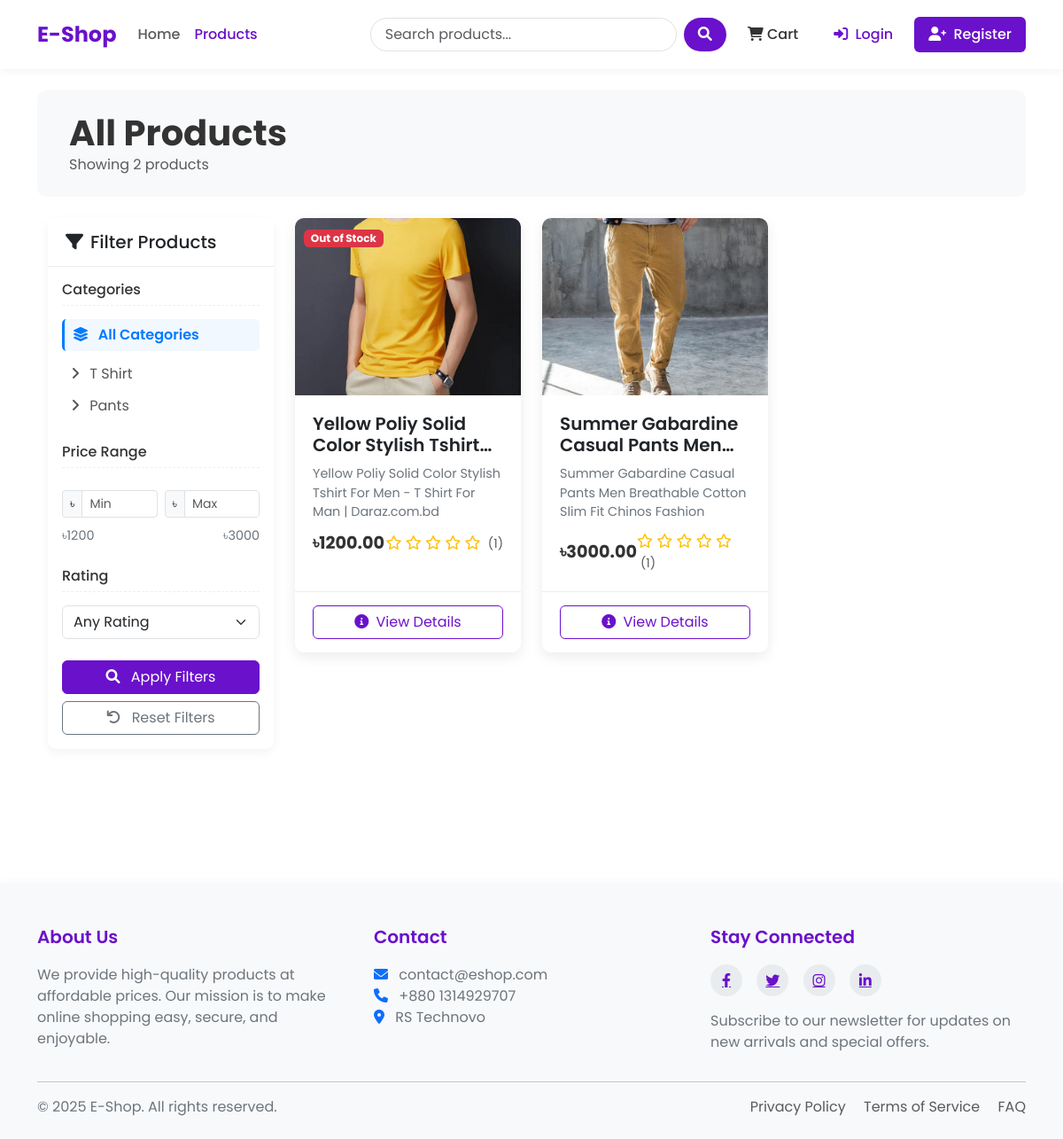
Screenshot of /products/ with the database file from the repository.
### shop/models.py (models this page shows, shortened)
class Category(models.Model):
    name = models.CharField(max_length=100)
    slug = models.SlugField(max_length=100, unique=True)
    description = models.TextField()
    class Meta:
        verbose_name_plural = 'Categories'

class Product(models.Model):
    name = models.CharField(max_length=100)
    slug = models.SlugField(max_length=200, unique=True)
    category = models.ForeignKey(Category, on_delete=models.CASCADE, related_name='products')
    description = models.TextField()
    price = models.DecimalField(max_digits=10, decimal_places=2) # 405.99
    stock = models.PositiveBigIntegerField(default=1)
    available = models.BooleanField(default=True)
    created_at = models.DateTimeField(auto_now_add=True)
    updated_at = models.DateTimeField(auto_now=True)
    image = models.ImageField(upload_to='products/%Y/%m/%d') # products/25/10/2025

### shop/views.py (the view, shortened to what this page needs)
# urls.py: path("products/", views.product_list, name="product_list"),
def product_list(request, category_slug=None):
    category = None
    categories = Category.objects.all()
    products = Product.objects.filter(available=True)
    if category_slug:
        category = get_object_or_404(Category, slug=category_slug)
        print("category .......", category)
        products = products.filter(category=category)
    min_price = products.aggregate(Min("price"))["price__min"]
    max_price = products.aggregate(Max("price"))["price__max"]
    if request.GET.get("min_price"):
        products = products.filter(price__gte=request.GET.get("min_price"))
    if request.GET.get("max_price"):
        products = products.filter(price__lte=request.GET.get("max_price"))
    if request.GET.get("rating"):
        min_rating = request.GET.get("rating")
        products = products.annotate(avg_rating=Avg("ratings__rating")).filter(
            avg_rating__gte=min_rating
        )
    return render(
        request,
        "shop/product_list.html",
        {
            "category": category,
            "categories": categories,
            "products": products,
            "min_price": min_price,
            "max_price": max_price,
        },
    )

### shop/context_processors.py (called while the page is built)
def cart_items_count(request):
    if request.user.is_authenticated:
        try:
            cart = Cart.objects.get(user=request.user)
            return {'cart_items_count' : cart.get_total_items()}
        except Cart.DoesNotExist:
            {'cart_items_count' : 0}
    return {'cart_items_count' : 0}

### templates/shop/product_list.html (shortened to what this page needs)
{% extends 'base.html' %}
{% block content %}
<div class="shop-header mb-4 p-4 bg-light">
    <div class="container-fluid">
        <div class="row align-items-center">
            <div class="col-md-6">
                <h1 class="shop-title">
                    {% if category %}{{ category.name }}{% else %}All Products{% endif %}
                </h1>
                <p class="text-muted mb-0">
                    Showing {{ products|length }} product{{ products|length|pluralize }}
                </p>
            </div>
        </div>
    </div>
</div>
<div class="container-fluid">
    <div class="row">
        <div class="col-lg-3 mb-4 filter-sidebar">
            <div class="filter-card card mb-4">
                <div class="card-header">
                    <h5 class="mb-0 d-flex align-items-center">
                        <i class="fas fa-filter me-2"></i> Filter Products
                    </h5>
                </div>
                <div class="card-body">
                    <form method="get">
                        <h6 class="filter-heading">Categories</h6>
                        <div class="mb-4">
                            <a href="{% url 'product_list' %}" class="filter-link {% if not category %}active{% endif %}">
                                <i class="fas fa-layer-group me-2"></i> All Categories
                            </a>
                            <div class="ms-2 mt-2">
                                {% for c in categories %}
                                <a href="{% url 'product_list_by_category' c.slug %}" class="filter-link {% if category.slug == c.slug %}active{% endif %}">
                                    <i class="fas fa-angle-right me-2"></i> {{ c.name }}
                                </a>
                                {% endfor %}
                            </div>
                        </div>
                        <h6 class="filter-heading">Price Range</h6>
                        <div class="mb-4">
                            <div class="price-slider-container">
                                <div class="row g-2 mb-2">
                                    <div class="col-6">
                                        <div class="input-group input-group-sm">
                                            <span class="input-group-text">৳</span>
                                            <input type="number" class="form-control" id="min_price" name="min_price"
                                                   value="{{ request.GET.min_price|default:'' }}" min="{{ min_price }}" max="{{ max_price }}" placeholder="Min">
                                        </div>
                                    </div>
                                    <div class="col-6">
                                        <div class="input-group input-group-sm">
                                            <span class="input-group-text">৳</span>
                                            <input type="number" class="form-control" id="max_price" name="max_price"
                                                   value="{{ request.GET.max_price|default:'' }}" min="{{ min_price }}" max="{{ max_price }}" placeholder="Max">
                                        </div>
                                    </div>
                                </div>
                                <div class="price-values">
                                    <span>৳{{ min_price }}</span>
                                    <span>৳{{ max_price }}</span>
                                </div>
                            </div>
                        </div>
                        <h6 class="filter-heading">Rating</h6>
                        <div class="mb-4">
                            <select class="form-select" name="rating">
                                <option value="">Any Rating</option>
                            </select>
                        </div>
                        <div class="d-grid gap-2">
                            <button type="submit" class="btn btn-primary">
                                <i class="fas fa-search me-2"></i> Apply Filters
                            </button>
                            <a href="{% url 'product_list' %}" class="btn btn-outline-secondary">
                                <i class="fas fa-undo me-2"></i> Reset Filters
                            </a>
                        </div>
                    </form>
                </div>
            </div>
        </div>
        <div class="col-lg-9">
            {% if products %}
            <div class="row row-cols-1 row-cols-md-2 row-cols-lg-3 g-4">
                {% for product in products %}
                <div class="col">
                    <div class="card h-100 product-card">
                        <div class="product-img-container">
                            {% if product.image %}
                            <img src="{{ product.image.url }}" class="product-img" alt="{{ product.name }}">
                            {% else %}
                            <div class="bg-light d-flex align-items-center justify-content-center h-100">
                                <i class="fas fa-image fa-3x text-muted"></i>
                            </div>
                            {% endif %}
                            {% if product.stock <= 5 and product.stock > 0 %}
                            <div class="product-badge">
                                <span class="badge bg-warning">Low Stock</span>
                            </div>
                            {% elif product.stock <= 0 %}
                            <div class="product-badge">
                                <span class="badge bg-danger">Out of Stock</span>
                            </div>
                            {% endif %}
                        </div>
                        <div class="card-body">
                            <h5 class="product-title">{{ product.name }}</h5>
                            <p class="product-desc">{{ product.description|truncatechars:100 }}</p>
                            <div class="d-flex justify-content-between align-items-center">
                                <span class="product-price">৳{{ product.price }}</span>
                                <div class="rating">
                                    {% for i in "12345" %}
                                    {% if forloop.counter <= product.average_rating %}
                                    <i class="fas fa-star"></i>
                                    {% else %}
                                    <i class="far fa-star"></i>
                                    {% endif %}
                                    {% endfor %}
                                    <span class="ms-1 text-muted small">({{ product.ratings.count }})</span>
                                </div>
                            </div>
                        </div>
                        <div class="card-footer">
                            <div class="d-grid">
                                <a href="{% url 'product_detail' product.slug %}" class="btn btn-outline-primary btn-add-cart">
                                    <i class="fas fa-info-circle me-1"></i> View Details
                                </a>
                            </div>
                        </div>
                    </div>
                </div>
                {% endfor %}
            </div>
            {% endif %}
        </div>
    </div>
</div>
{% endblock %}

### templates/shop/product_list.html (style rules this page uses)
.filter-card { border: none; box-shadow: 0 4px 12px rgba(0,0,0,0.05); border-radius: 10px; position: sticky; top: 20px; }
.filter-card .card-header { background-color: #fff; border-bottom: 1px solid rgba(0,0,0,0.07); padding: 15px 20px; }
.filter-heading { color: #333; font-size: 1rem; margin-bottom: 15px; border-bottom: 1px dashed #eee; padding-bottom: 8px; }
.filter-link { color: #555; text-decoration: none; transition: all 0.2s; display: block; padding: 6px 3px; border-radius: 5px; }
.filter-link.active { color: #007bff; font-weight: 600; border-left: 3px solid #007bff; padding-left: 10px; background-color: rgba(0,123,255,0.05); }
.product-card { border: none; box-shadow: 0 5px 15px rgba(0,0,0,0.07); border-radius: 10px; overflow: hidden; transition: all 0.3s ease; }
.product-img-container { position: relative; overflow: hidden; height: 200px; }
.product-img { width: 100%; height: 100%; object-fit: cover; transition: transform 0.5s ease; }
.product-badge { position: absolute; top: 10px; left: 10px; z-index: 2; }
.product-card .card-body { padding: 20px; }
.product-title { font-weight: 600; margin-bottom: 10px; height: 48px; overflow: hidden; display: -webkit-box; -webkit-line-clamp: 2; -webkit-box-orient: vertical; }
.product-desc { color: #6c757d; font-size: 0.9rem; margin-bottom: 15px; height: 60px; overflow: hidden; display: -webkit-box; -webkit-line-clamp: 3; -webkit-box-orient: vertical; }
.product-price { font-weight: 700; color: #333; font-size: 1.2rem; }
.rating { color: #ffc107; }
.product-card .card-footer { background-color: #fff; border-top: 1px solid rgba(0,0,0,0.07); padding: 15px 20px; }
.btn-add-cart { transition: all 0.3s ease; }
.shop-header { background-color: #f8f9fa; padding: 30px 0; margin-bottom: 30px; border-radius: 10px; }
.shop-title { font-weight: 700; color: #333; margin-bottom: 0; }
.price-slider-container { margin-top: 25px; }
.price-values { display: flex; justify-content: space-between; margin-top: 10px; color: #6c757d; font-size: 0.9rem; }

### templates/base.html (style rules this page uses)
:root { --primary-color: #6a11cb; --primary-dark: #5a0cb8; --primary-light: #7c4ddb; --secondary-color: #2575fc; --text-color: #333333; --text-light: #6c757d; --bg-light: #f8f9fa; --border-radius: 10px; --box-shadow: 0 5px 15px rgba(0,0,0,0.08); }
body { font-family: 'Poppins', sans-serif; color: var(--text-color); display: flex; flex-direction: column; min-height: 100vh; }
.product-card { border: none; border-radius: var(--border-radius); overflow: hidden; transition: transform 0.3s, box-shadow 0.3s; box-shadow: var(--box-shadow); }
.rating { color: #ffc107; }
.btn-primary { background-color: var(--primary-color); border-color: var(--primary-color); }
.btn-outline-primary { border-color: var(--primary-color); color: var(--primary-color); }

### rows the page displays
Category: name "T Shirt"
Category: name "Pants"
Product: image (picture), stock "Out of Stock", name "Yellow Poliy Solid Color Stylish…", description "Yellow Poliy Solid Color Stylish Tshirt For Men - T Shirt For Man | Daraz.com.bd", price "1200.00", ratings.count "1"
Product: image (picture), name "Summer Gabardine Casual Pants…", description "Summer Gabardine Casual Pants Men Breathable Cotton Slim Fit Chinos Fashion", price "3000.00", ratings.count "1"

### other values shown
{{ products|length }} "2"
{{ min_price }} "1200"
{{ max_price }} "3000"
